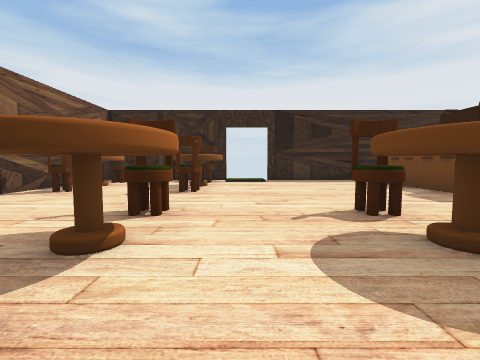
View 1 (above)

12 first-person views from a walk through a 3-D level made in the Unity game engine. The camera is 1.3 m above the floor, tilts 4° down and sees 90° across. The floor is counted in squares, 2.14 m on a side. Each view is taken from the middle of a square. On the plan, view 1 faces up. The plan holds only what a view shows up to about 9 squares ahead; the rest is blank. The player is left out. Some surface patterns are stand-ins.

View 2
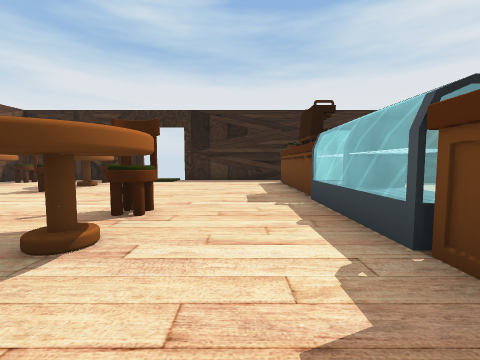

View 3
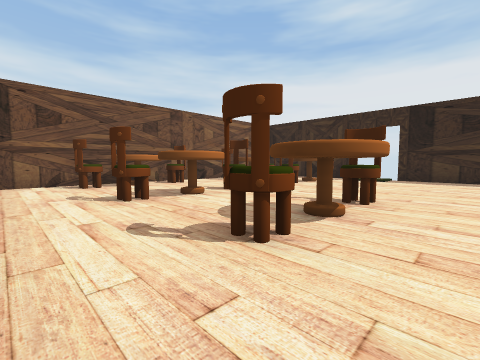

View 4
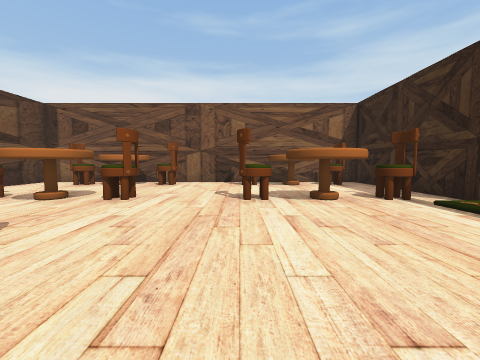

View 5
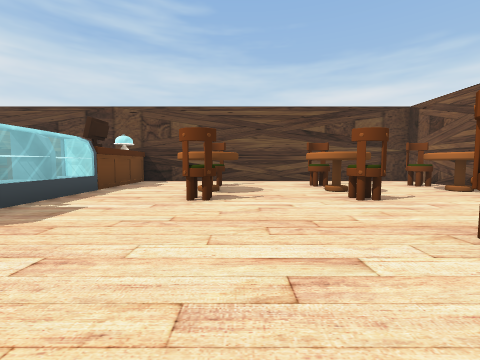

View 6
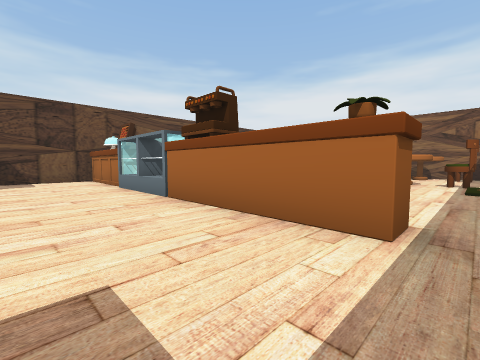

View 7
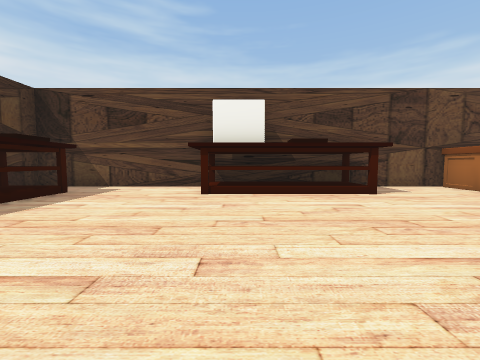

View 8
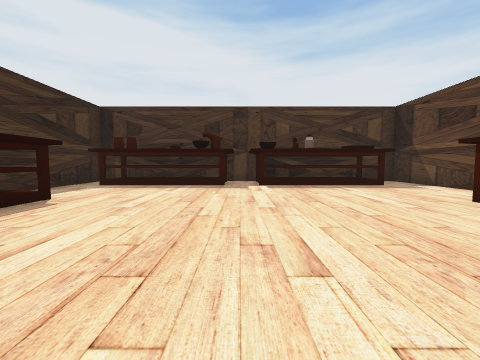

View 9
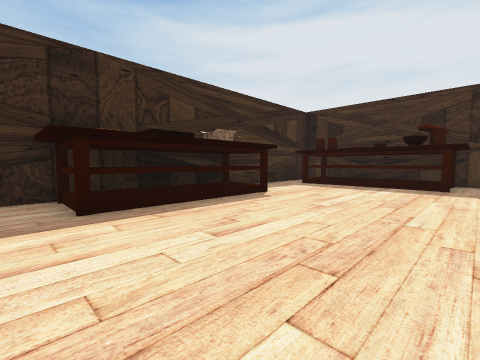

View 10
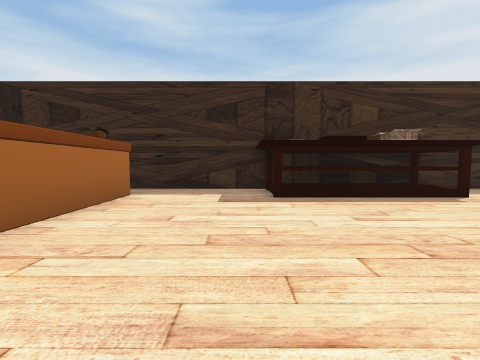

View 11
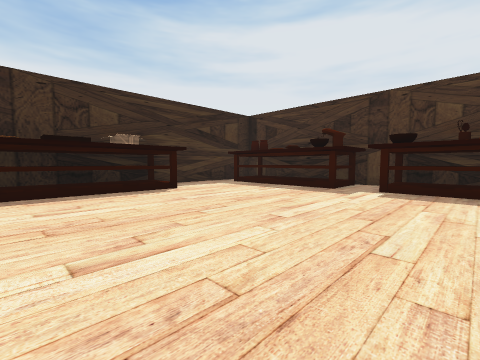

View 12
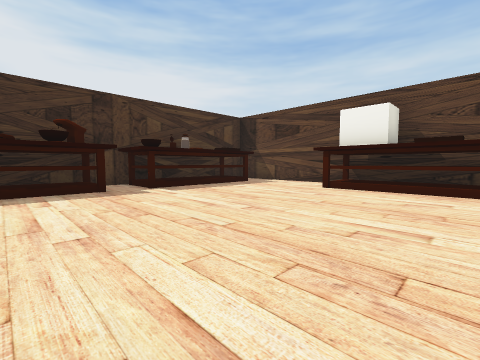

### Floor plan
Points are (right, up) in squares from view 1. A wall is a line through its corners. A room is listed if a view was taken in it or the views show most of it. See-through windows are left out.
Room 1 (views 1, 2, 3, 4, 5, 6, 7, 8, 9, 10, 11, 12)
walls: (7.2, 0.3) (10.9, 0.3); (11.1, 7.2) (10.4, 7.2); (-0.4, 8.7) (-4.7, 8.7) (-4.7, -1.2) (15.2, -1.2) (15.2, 8.7) (1.4, 8.7); (14.4, 3.5) (15, 3.5); (13.6, 0) (13.6, 0.6); (15, 4.4) (14.4, 4.4)
objects: other object (-4, 1); other object (-4, 2); other object (-4, 3); other object (-4, 5); other object (-4, 6); other object (-4, 7) to (-4, 8); other object (-1, 1); other object (-1, 2); other object (-1, 3); other object (-1, 5); other object (-1, 6); other object (-1, 7) to (-1, 8); other object (0, 9) to (1, 9); other object (1, 2) to (2, 2); other object (2, 1); other object (2, 3); other object (4, 0) to (4, 1); other object (4, 2) to (5, 3); other object (5, 4) to (5, 7); other object (8, 8); other object (9, 8); other object (10, 8); other object (14, 1); other object (14, 2); other object (14, 5); other object (14, 6); other object (14, 7) to (15, 7)

Positions as (right, up) in squares from view 1, and headings:
1: (0, 0), facing up
2: (3, 0), facing up
3: (3, -1), facing up-left
4: (3, 5), facing left
5: (1, 7), facing down
6: (7, 8), facing down-left
7: (10, 5), facing down
8: (7, 4), facing right
9: (7, 4), facing up-right
10: (7, 3), facing up
11: (8, 2), facing up-right
12: (8, 6), facing down-right
